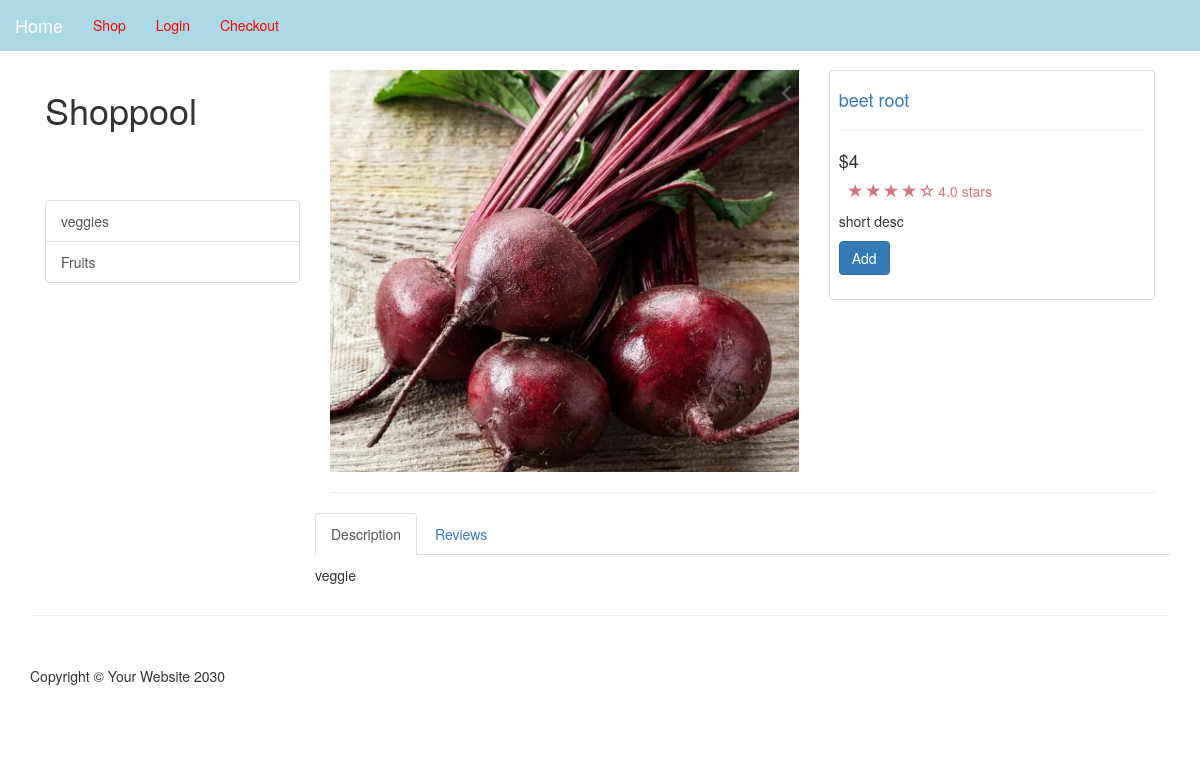
The page /public/item.php?id=10 on the database its author committed.
### tables this page shows
CREATE TABLE `categories` (
  `cat_id` int(11) NOT NULL,
  `cat_title` varchar(255) NOT NULL
);

CREATE TABLE `products` (
  `product_id` int(11) NOT NULL,
  `farmer_id` int(11) NOT NULL,
  `Unit` varchar(11) NOT NULL,
  `product_title` varchar(255) NOT NULL,
  `product_category_id` int(11) NOT NULL,
  `product_price` float NOT NULL,
  `product_quantity` int(11) NOT NULL,
  `product_description` text NOT NULL,
  `product_image` varchar(255) NOT NULL,
  `short_desc` text NOT NULL
);

### public/item.php (the view, shortened to what this page needs)
<?php include(TEMPLATE_FRONT . DS . "header.php") ?>
<div class="container">
    <?php include(TEMPLATE_FRONT . DS . "side_nav.php") ?>
<?php
    $query = query(" SELECT * FROM products WHERE product_id = " . escape_string($_GET['id']) . " ");
    while ($row = fetch_array($query)):
    ?>
<div class="col-md-9">
<div class="row">
    <div class="col-md-7">
       <img class="img-responsive" src="../resources/<?php echo display_image($row['product_image']); ?>" alt="">
    </div>
    <div class="col-md-5">
        <div class="thumbnail">
    <div class="caption-full">
        <h4><a href="#"><?php echo $row['product_title'];?></a></h4>
        <hr>
        <h4 class=""><?php echo "&#36;" . $row['product_price'];?></h4>
    <div class="ratings">
        <p>
            <span class="glyphicon glyphicon-star"></span>
            <span class="glyphicon glyphicon-star"></span>
            <span class="glyphicon glyphicon-star"></span>
            <span class="glyphicon glyphicon-star"></span>
            <span class="glyphicon glyphicon-star-empty"></span>
            4.0 stars
        </p>
    </div>
        <p><?php echo $row['short_desc']; ?></p>
    <form action="">
        <div class="form-group">
            <a href="../resources/cart.php?add=<?php echo $row['product_id']; ?>" class="btn btn-primary">Add</a>
        </div>
    </form>
    </div>
</div>
</div>
</div>
        <hr>
<div class="row">
<div role="tabpanel">
  <ul class="nav nav-tabs" role="tablist">
    <li role="presentation" class="active"><a href="#home" aria-controls="home" role="tab" data-toggle="tab">Description</a></li>
    <li role="presentation"><a href="#profile" aria-controls="profile" role="tab" data-toggle="tab">Reviews</a></li>
  </ul>
  <div class="tab-content">
    <div role="tabpanel" class="tab-pane active" id="home">
        <p><?php echo $row['product_description']; ?></p>
    </div>
 </div>
</div>
</div>
</div>
<?php endwhile; ?>
</div>
<?php include(TEMPLATE_FRONT . DS . "footer.php") ?>
</body>
</html>

### resources/functions.php (shortened to what this page needs)
<?php
function query($sql) {
    global $connection;
    $result = mysqli_query($connection, $sql);
    return $result;
}
function escape_string($string) {
    global $connection;
    return mysqli_real_escape_string($connection, $string);
}
function fetch_array($result) {
    return mysqli_fetch_array($result);
}
function get_categories() {
    $query = query("SELECT * FROM categories");
    while($row = fetch_array($query)) {
        $category_links = <<<DELIMETER
        <a href="category.php?id={$row['cat_id']}" class="list-group-item">{$row['cat_title']}</a>
DELIMETER;
        echo $category_links;
    }
}
function display_image($picture) {
    return "uploads" . DS . $picture;
}
?>

### public/css/shop-homepage.css (style rules this page uses)
body { padding-top: 70px; }
.ratings { padding-right: 10px; padding-left: 10px; color: #d17581; }
.thumbnail { padding: 0; }
.thumbnail .caption-full { padding: 9px; color: #333; }

### rows shown on the page
categories: cat_title "veggies"
categories: cat_title "Fruits"
products: product_image (picture), product_title "beet root", product_price "4", short_desc "short desc", product_description "veggie"
